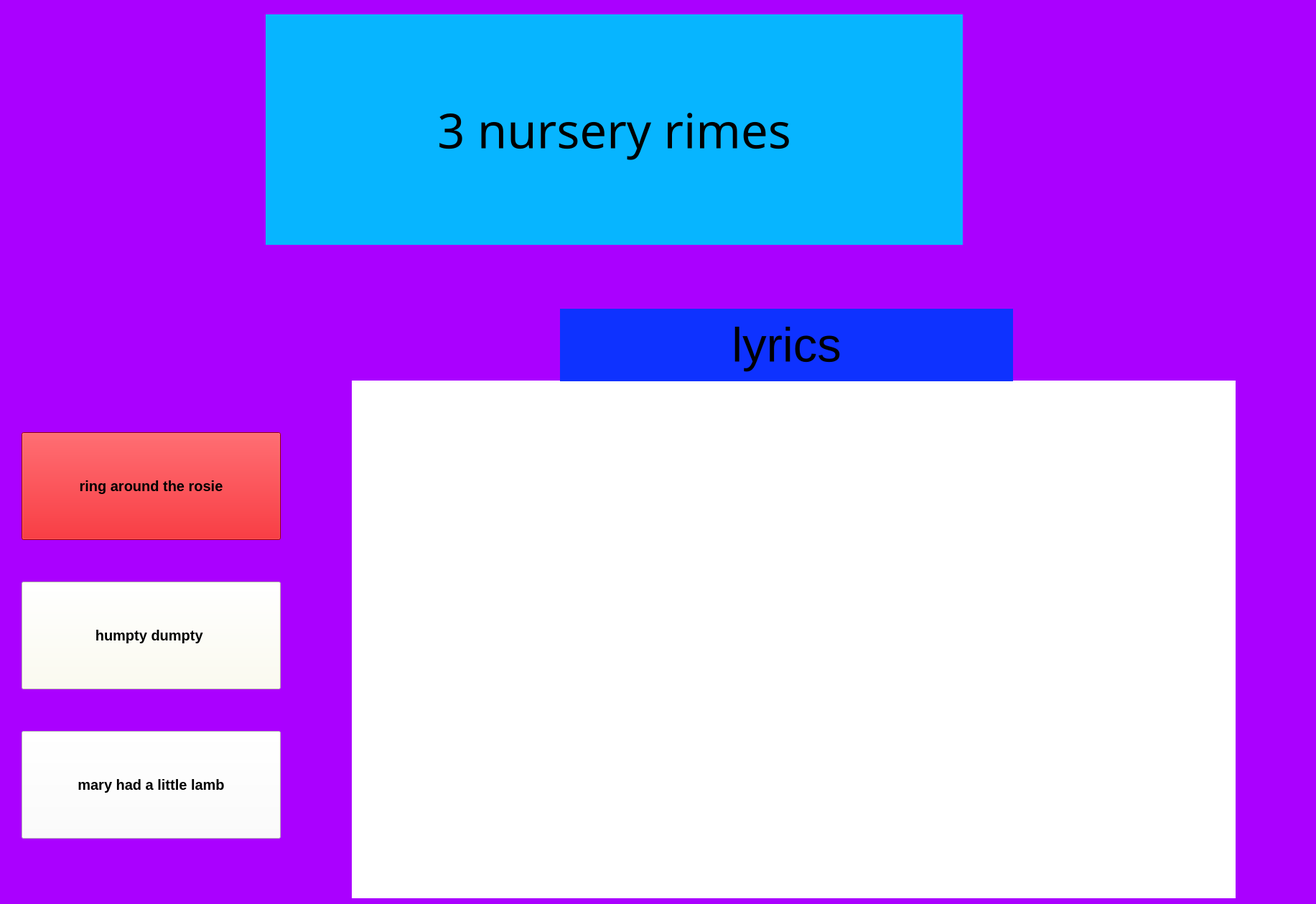
<?xml version="1.0" encoding="UTF-8"?>
<ui version="4.0">
 <class>MainWindow</class>
 <widget class="QMainWindow" name="MainWindow">
  <property name="geometry">
   <rect>
    <x>0</x>
    <y>0</y>
    <width>1833</width>
    <height>1259</height>
   </rect>
  </property>
  <property name="font">
   <font>
    <pointsize>12</pointsize>
   </font>
  </property>
  <property name="windowTitle">
   <string>Page 1</string>
  </property>
  <property name="styleSheet">
   <string notr="true">background-color: rgb(170, 0, 255);</string>
  </property>
  <widget class="QWidget" name="centralwidget">
   <widget class="QWidget" name="gridLayoutWidget">
    <property name="geometry">
     <rect>
      <x>30</x>
      <y>550</y>
      <width>361</width>
      <height>671</height>
     </rect>
    </property>
    <layout class="QGridLayout" name="gridLayout">
     <item row="2" column="0">
      <widget class="QPushButton" name="btn_rime1">
       <property name="minimumSize">
        <size>
         <width>0</width>
         <height>150</height>
        </size>
       </property>
       <property name="font">
        <font>
         <pointsize>15</pointsize>
         <bold>true</bold>
        </font>
       </property>
       <property name="styleSheet">
        <string notr="true">background-color: rgb(255, 255, 255);</string>
       </property>
       <property name="text">
        <string>mary had a little lamb</string>
       </property>
      </widget>
     </item>
     <item row="1" column="0">
      <widget class="QPushButton" name="btn_rime3">
       <property name="minimumSize">
        <size>
         <width>0</width>
         <height>150</height>
        </size>
       </property>
       <property name="font">
        <font>
         <pointsize>15</pointsize>
         <bold>true</bold>
        </font>
       </property>
       <property name="styleSheet">
        <string notr="true">background-color: rgb(255, 254, 237);</string>
       </property>
       <property name="text">
        <string>humpty dumpty </string>
       </property>
      </widget>
     </item>
     <item row="0" column="0">
      <widget class="QPushButton" name="btn_rime2">
       <property name="minimumSize">
        <size>
         <width>0</width>
         <height>150</height>
        </size>
       </property>
       <property name="font">
        <font>
         <pointsize>15</pointsize>
         <bold>true</bold>
        </font>
       </property>
       <property name="styleSheet">
        <string notr="true">background-color: rgb(216, 0, 4);</string>
       </property>
       <property name="text">
        <string>ring around the rosie</string>
       </property>
      </widget>
     </item>
    </layout>
   </widget>
   <widget class="QLabel" name="lbl_rimes">
    <property name="geometry">
     <rect>
      <x>490</x>
      <y>530</y>
      <width>1231</width>
      <height>721</height>
     </rect>
    </property>
    <property name="font">
     <font>
      <pointsize>12</pointsize>
      <bold>false</bold>
     </font>
    </property>
    <property name="autoFillBackground">
     <bool>false</bool>
    </property>
    <property name="styleSheet">
     <string notr="true">background-color: rgb(255, 255, 255);</string>
    </property>
    <property name="text">
     <string/>
    </property>
    <property name="scaledContents">
     <bool>true</bool>
    </property>
    <property name="alignment">
     <set>Qt::AlignCenter</set>
    </property>
   </widget>
   <widget class="QLabel" name="label">
    <property name="geometry">
     <rect>
      <x>370</x>
      <y>20</y>
      <width>971</width>
      <height>321</height>
     </rect>
    </property>
    <property name="font">
     <font>
      <family>Rockwell</family>
      <pointsize>50</pointsize>
     </font>
    </property>
    <property name="styleSheet">
     <string notr="true">background-color: rgb(7, 181, 255);</string>
    </property>
    <property name="text">
     <string>3 nursery rimes</string>
    </property>
    <property name="alignment">
     <set>Qt::AlignCenter</set>
    </property>
   </widget>
   <widget class="QLabel" name="label_2">
    <property name="geometry">
     <rect>
      <x>780</x>
      <y>430</y>
      <width>631</width>
      <height>101</height>
     </rect>
    </property>
    <property name="font">
     <font>
      <pointsize>50</pointsize>
     </font>
    </property>
    <property name="styleSheet">
     <string notr="true">background-color: rgb(14, 50, 255);</string>
    </property>
    <property name="text">
     <string>lyrics</string>
    </property>
    <property name="alignment">
     <set>Qt::AlignCenter</set>
    </property>
   </widget>
   <widget class="QLabel" name="lbl_image">
    <property name="geometry">
     <rect>
      <x>20</x>
      <y>320</y>
      <width>341</width>
      <height>211</height>
     </rect>
    </property>
    <property name="text">
     <string/>
    </property>
   </widget>
  </widget>
 </widget>
 <resources/>
 <connections>
  <connection>
   <sender>btn_rime1</sender>
   <signal>clicked()</signal>
   <receiver>MainWindow</receiver>
   <slot>btn_rime1_a()</slot>
   <hints>
    <hint type="sourcelabel">
     <x>638</x>
     <y>824</y>
    </hint>
    <hint type="destinationlabel">
     <x>350</x>
     <y>787</y>
    </hint>
   </hints>
  </connection>
  <connection>
   <sender>btn_rime2</sender>
   <signal>clicked()</signal>
   <receiver>MainWindow</receiver>
   <slot>btn_rime2_a()</slot>
   <hints>
    <hint type="sourcelabel">
     <x>827</x>
     <y>799</y>
    </hint>
    <hint type="destinationlabel">
     <x>693</x>
     <y>963</y>
    </hint>
   </hints>
  </connection>
  <connection>
   <sender>btn_rime3</sender>
   <signal>clicked()</signal>
   <receiver>MainWindow</receiver>
   <slot>btn_rime3_a()</slot>
   <hints>
    <hint type="sourcelabel">
     <x>1125</x>
     <y>771</y>
    </hint>
    <hint type="destinationlabel">
     <x>1522</x>
     <y>758</y>
    </hint>
   </hints>
  </connection>
 </connections>
 <slots>
  <slot>btn_rime1_a()</slot>
  <slot>btn_rime2_a()</slot>
  <slot>btn_rime3_a()</slot>
 </slots>
</ui>
